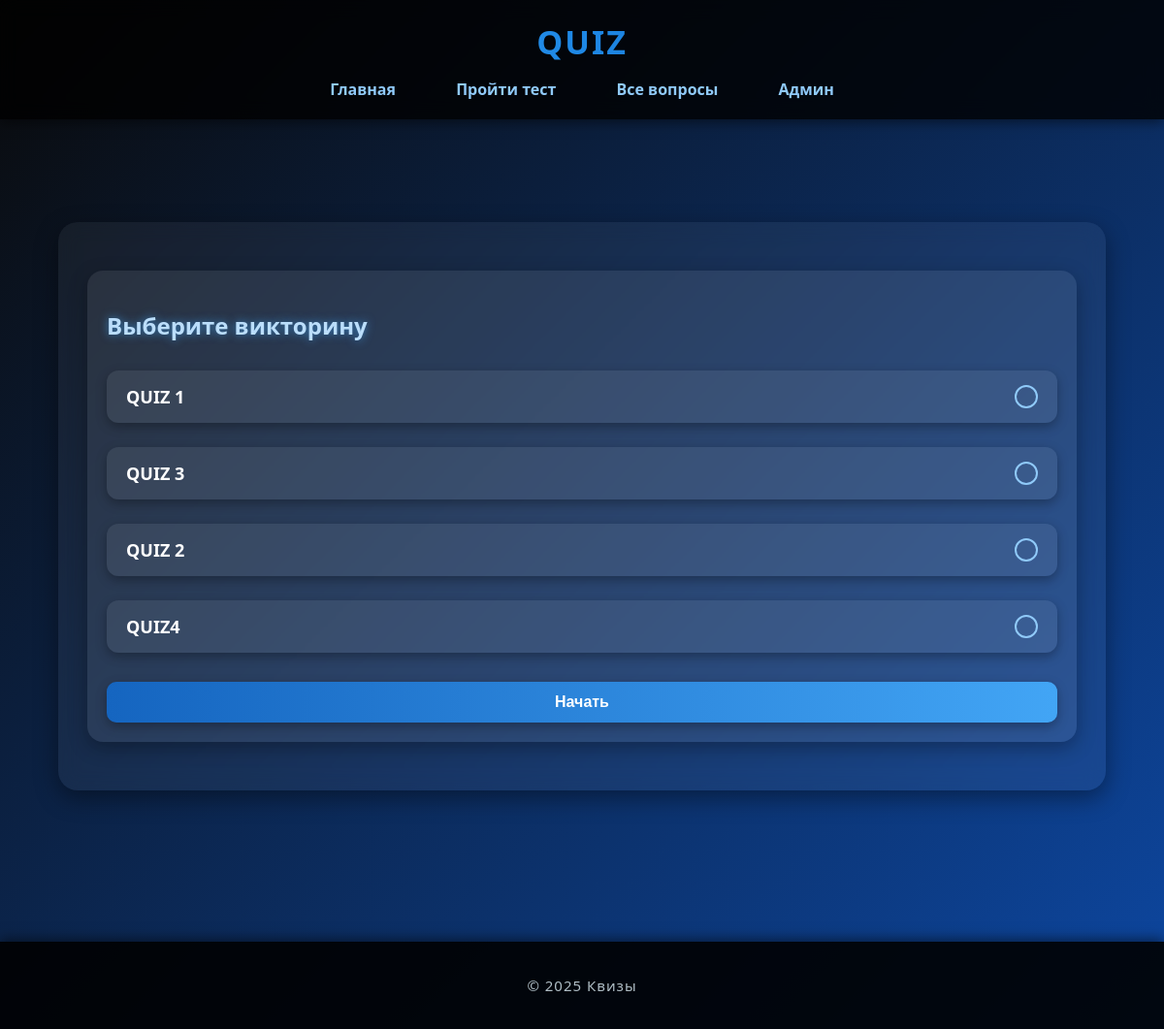
The app's page /quiz/ with its own data.
### home8_les8/models.py (models this page shows, shortened)
class Quiz(db.Model):
    __tablename__ = 'quiz'
    id = db.Column(db.Integer, primary_key=True)
    name = db.Column(db.String(100), nullable=False)
    user_id = db.Column(db.Integer, db.ForeignKey('user.id'))
    questions = db.relationship(
        'Question',
        secondary=quiz_question,
        backref='quizes'
    )

### home8_les8/main.py (the view)
@app.route('/quiz/', methods=['POST', 'GET'])
def view_quiz():
    if request.method == 'GET':
        session['quiz_id'] = -1
        quizes = Quiz.query.all()
        return render_template('start.html', quizes=quizes, html_config=html_config)
    session['quiz_id'] = int(request.form.get('quiz'))
    session['question_n'] = 0
    session['question_id'] = 0
    session['right_answers'] = 0
    return redirect(url_for('view_question'))

### home8_les8/templates/start.html (shortened to what this page needs)
{% extends "base.html" %}
{% block content %}
<div class="card">
    <h2>Выберите викторину</h2>
    <form method="POST" class="quiz-select">
        {% for q in quizes %}
        <label class="quiz-option">
            <span class="quiz-title">{{ q.name }}</span>
            <span class="custom-radio"></span>
        </label>
        {% endfor %}
        <button type="submit" class="btn">Начать</button>
    </form>
</div>
{% endblock %}

### home8_les8/static/main.css (style rules this page uses)
body { font-family: 'Segoe UI', Tahoma, sans-serif; margin: 0; padding: 0; background: linear-gradient(135deg, #0a0a0a, #0d47a1, #1e88e5); background-size: 300% 300%; animation: bgMove 10s infinite linear; color: #f4f6f9; }
.card { background: rgba(255,255,255,0.08); border-radius: 16px; padding: 25px; margin: 20px 0; box-shadow: 0 6px 20px rgba(0,0,0,0.3); transition: all 0.4s ease; transform: scale(1); }
button, .btn { background: linear-gradient(90deg, #1565c0, #42a5f5); color: white; border: none; padding: 12px 20px; margin-top: 15px; border-radius: 12px; font-size: 16px; font-weight: bold; cursor: pointer; transition: all 0.4s ease; box-shadow: 0 4px 12px rgba(0,0,0,0.3); position: relative; }
form label { display: block; margin-top: 10px; font-weight: bold; color: #90caf9; }
form button, form .btn { margin-top: 15px; display: inline-block; }
.quiz-option { cursor: pointer; display: block; text-align: center; position: relative; }

### home8_les8/static/quiz.css (style rules this page uses)
.quiz-select { display: flex; flex-direction: column; gap: 15px; }
.quiz-option { display: flex; align-items: center; justify-content: space-between; background: rgba(255,255,255,0.07); border-radius: 12px; padding: 15px 20px; cursor: pointer; transition: all 0.4s ease; box-shadow: 0 4px 12px rgba(0,0,0,0.3); }
.custom-radio { height: 20px; width: 20px; border-radius: 50%; border: 2px solid #90caf9; display: inline-block; position: relative; transition: 0.3s; }
.quiz-title { font-size: 18px; font-weight: bold; color: #fff; }

### home8_les8/templates/base.html (style rules this page uses)
body { font-family: 'Segoe UI', Tahoma, sans-serif; margin: 0; padding: 0; background: linear-gradient(135deg, #0a0a0a, #0d47a1); background-attachment: fixed; color: #f4f6f9; overflow-x: hidden; }
.card { background: rgba(255,255,255,0.08); border-radius: 16px; padding: 20px; margin: 20px 0; box-shadow: 0 6px 20px rgba(0,0,0,0.3); transition: all 0.4s ease; transform: scale(1); }
h2, h3 { color: #bbdefb; text-shadow: 0 0 10px rgba(66,165,245,0.7); }
button, .btn { background: linear-gradient(90deg, #1565c0, #42a5f5); color: white; border: none; padding: 12px 20px; margin-top: 15px; border-radius: 10px; font-size: 16px; cursor: pointer; transition: all 0.4s ease; box-shadow: 0 4px 12px rgba(0,0,0,0.3); position: relative; overflow: hidden; }
button::before, .btn::before { content: ""; position: absolute; top: -50%; left: -50%; width: 200%; height: 200%; transition: all 0.6s ease; }

### records on screen
Quiz: name "QUIZ 1"
Quiz: name "QUIZ 3"
Quiz: name "QUIZ 2"
Quiz: name "QUIZ4"
